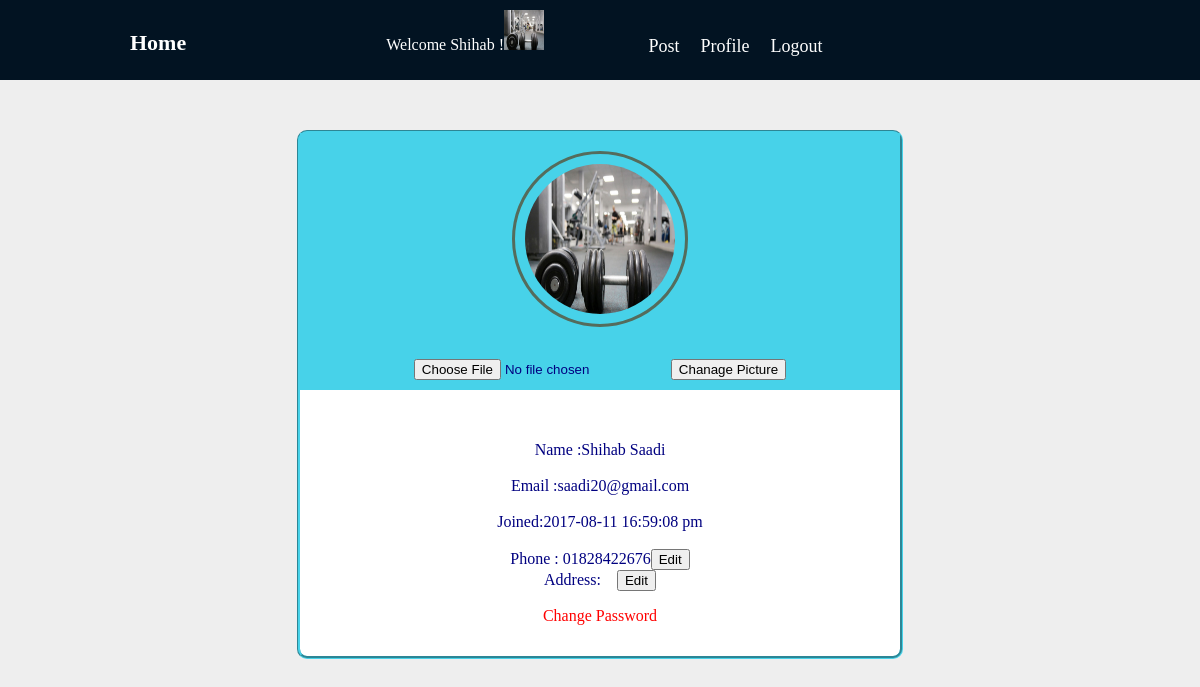
The page /user/user_profile.php (signed in) on the database its author committed.
### tables this page shows
CREATE TABLE IF NOT EXISTS `user_table` (
  `USER_ID` int(11) NOT NULL,
  `FIRST_NAME` varchar(30) NOT NULL,
  `LAST_NAME` varchar(30) NOT NULL,
  `USER_NAME` varchar(50) NOT NULL,
  `USER_TYPE` varchar(15) NOT NULL,
  `EMAIL` varchar(50) NOT NULL,
  `PASSWORD` varchar(30) NOT NULL,
  `CREATION_DATE_TIME` varchar(25) NOT NULL
);

CREATE TABLE IF NOT EXISTS `user_profile_data_table` (
  `PROFILE_ID` int(11) NOT NULL,
  `USER_ID` int(11) NOT NULL,
  `PHONE_NO` varchar(15) DEFAULT NULL,
  `IMAGE` text,
  `ADDRESS` text
);

### database/db_fun.php (called while the page is built, shortened)
<?php
	function getJSONFromDB($sql){
		$conn = mysqli_connect("localhost","root","root","tolet_database");
		$result = mysqli_query($conn, $sql)or die(mysqli_error($conn));
		$arr=array();
		while($row = mysqli_fetch_assoc($result)) {
			$arr[]=$row;
		}
		return json_encode($arr);
	}
?>

### user/user_profile.php (the view, shortened to what this page needs)
<!DOCTYPE html>
<html>
	<head>
		<link rel="stylesheet" type="text/css" href= "../css/header_basic_style.css" />
		<link rel="stylesheet" type="text/css" href= "../css/user_profile_design.css" />
	</head>
	<body>
	<?php
		if(isset($_SESSION["USERID"]) && $_SESSION["USERTYPE"]){
			require("../database/db_fun.php");
			require('../common/top_header_div.php');
			$destination  = "../profile_picture/".$_SESSION["USERID"].".jpg";
			echo '<div id = "profile_div">';
				echo '<div id = "pic_div">';
				if(file_exists($destination)){
					echo '<br><img id = "pro_pic" src="'.$destination.'" alt="icon" width=150 height=150 >'."<br><br>";
				}else{
					echo '<br><img id = "pro_pic" src="../profile_picture/noimage.jpg" alt="icon" width=150 height=150 >'."<br><br>";
				}
		}
	?>
		<form method = "POST" action = "user_profile.php" enctype = "multipart/form-data" id = "pic_form">
			<input type="file" id = "imageFileUploader" name = "propic">
			<input type="submit" onclick = "return pictureUpload()" value = "Chanage Picture" name = "pic_choose_btn" />
		</form>
	<?php
		echo '</div>';
		$uID = $_SESSION["USERID"];
		$joiningQuery = "SELECT * FROM user_table  INNER JOIN user_profile_data_table on user_table.USER_ID = user_profile_data_table.USER_ID
						WHERE user_table.USER_ID = '".$_SESSION["USERID"]."'";
		$jsonData =  getJSONFromDB($joiningQuery);
		$jsn=json_decode($jsonData);
		echo '<div id = "basic_info">';
		echo "<br><br>Name  :".$jsn[0]->FIRST_NAME."&nbsp".$jsn[0]->LAST_NAME."</br>"."</br>";
		echo "Email :".$jsn[0]->EMAIL."</br>"."</br>";
		echo "Joined:".$jsn[0]->CREATION_DATE_TIME."</br>"."</br>";
		echo "Phone : <span id='phone_no'>".$jsn[0]->PHONE_NO."</span>";
		echo '<input type = "button" id = "'.$uID.'" name ="phone_no_edit" onclick="phoneNoEdit(this)" value="Edit" />';
		echo "<br>Address: <span id = 'address'>".$jsn[0]->ADDRESS."</span> &nbsp;&nbsp;&nbsp;";
		echo '<input type="button" id="'.$uID.'"  name ="address_edit" onclick="addressEdit(this)" value = "Edit" />';
		echo '<p onclick = "showChangePassword()" style ="cursor:pointer; color:red;"> Change Password</p>';
		echo '</div>';
		echo '</div>';
	?>
	</body>
</html>

### common/top_header_div.php
<?php
	$destination  = "../profile_picture/".$_SESSION["USERID"].".jpg";
	$jsonData = getJSONFromDB("select * from user_table");
	$jsn=json_decode($jsonData);
	foreach($jsn as $v){
		if($v->USER_ID == $_SESSION["USERID"]){
			echo '<div class = "top_header_logged">';
			echo '<a href="../" id="home">Home</a>';
			echo '<span id = "name_imge">';
			echo "Welcome ".$v->FIRST_NAME." !";
			if(file_exists($destination)){
				echo '<img src="'.$destination.'" alt="icon" width=40 height=40 >';
			}else{
				echo '<img src="../profile_picture/noimage.jpg" alt="icon" width=40 height=40 >';
			}
			echo '</span>';
			echo '<span id="home_link">';
			echo '<a href = "../post/post.php" id = "post" name ="POST"  > Post </a>'.'&nbsp;&nbsp;&nbsp';
			if($_SESSION["USERTYPE"] == 'ADMIN_USER'){
				echo '<a href = "../admin/profile/admin_profile.php" id = "profile"> Profile </a>'.'&nbsp;&nbsp;&nbsp';
			}else{
				echo '<a href = "../user/user_profile.php" id = "profile"> Profile </a>'.'&nbsp;&nbsp;&nbsp';
			}
			echo '<a href = "../logout/logout.php" id = "logout"> Logout </a>';
			echo '</span>';
			echo '</div>';
			break;
		}
	}
?>

### css/header_basic_style.css (style rules this page uses)
body { margin:0px; padding:0px; border:0px; color: navy; }
#home { text-decoration: none; margin-right: 200px; color: white; font-weight: bold; font-size: 22px; margin-left: 120px; }
#post,#profile,#logout { color: #ffffff; font-size: 18px; text-decoration: none; }
.top_header_logged { background-color:#021322; height: 60px; color:white; padding: 10px; }
#home_link { margin-left: 100px; vertical-align: middle; }

### css/user_profile_design.css (style rules this page uses)
body { background-color: #EEEEEE; }
#profile_div { margin: auto; text-align: center; width: 600px; background-color: #FFFFFF; margin-top: 50px; border-radius: 10px; border-style: groove; border-color: #47D2E9; margin-bottom: 100px; }
#pro_pic { padding: 10px; border-color: #546c5c; border-style: solid; border-radius: 100px; }
#pic_form { padding: 10px; }
#pic_div { background-color:#47D2E9; text-align: center; }
#basic_info { margin: auto; display: block; padding: 15px; }

### rows shown on the page
user_table: FIRST_NAME "Shihab"
user_profile_data_table: USER_ID.FIRST_NAME "Shihab", USER_ID.LAST_NAME "Saadi", USER_ID.EMAIL "saadi20@gmail.com", USER_ID.CREATION_DATE_TIME "2017-08-11 16:59:08 pm", PHONE_NO "01828422676"
